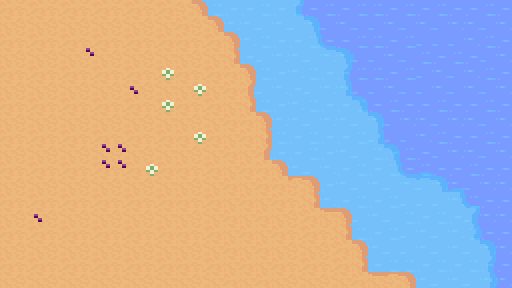

Below is a game level as drawn by its tile map, then a one-line description and the .tmx that defines it (tile-layer data replaced by summaries):
An orthogonal 32x18 tile map with 16x16 px tiles, 5 tile layers (ocean, ocean2, sand, plants, ...), 4 tilesets and 20 objects.

<map version="1.10" tiledversion="1.10.2" orientation="orthogonal" renderorder="right-down" width="32" height="18" tilewidth="16" tileheight="16" infinite="0" nextlayerid="12" nextobjectid="55">
 <tileset firstgid="1" source="../tiles/1_terrain.tsx" />
 <tileset firstgid="1441" source="../tiles/3_plants.tsx" />
 <tileset firstgid="1681" source="../tiles/9_beach.tsx" />
 <tileset firstgid="1969" source="../tiles/palm.tsx" />
 <layer id="2" name="ocean" width="32" height="18">
  <data>[576 cells, 576 non-empty, 8 distinct tile ids]</data>
 </layer>
 <layer id="7" name="ocean2" width="32" height="18">
  <data>[576 cells, 197 non-empty, 18 distinct tile ids]</data>
 </layer>
 <layer id="1" name="sand" width="32" height="18">
  <data>[576 cells, 330 non-empty, 9 distinct tile ids]</data>
 </layer>
 <layer id="4" name="plants" width="32" height="18">
  <data>[576 cells, 4 non-empty, 1 distinct tile ids]</data>
 </layer>
 <objectgroup id="9" name="Object Layer 1">
  <object id="35" gid="1969" x="79.5064" y="183.697" width="64" height="72" />
  <object id="36" gid="1971" x="128.902" y="65.7672" width="64" height="66" />
  <object id="38" gid="1970" x="97.1126" y="135.944" width="64" height="88" />
  <object id="39" gid="1970" x="64.8345" y="102.688" width="64" height="88" />
  <object id="40" gid="1970" x="17.3954" y="264.078" width="64" height="88" />
 </objectgroup>
 <layer id="6" name="fruits" width="32" height="18">
  <data>[576 cells, 9 non-empty, 3 distinct tile ids]</data>
 </layer>
 <objectgroup id="10" name="Palm">
  <object id="41" x="69.936" y="-1.95625" width="85.097" height="183.399" />
  <object id="42" x="151.61" y="0" width="41.0813" height="64.0672" />
  <object id="43" x="16.1391" y="175.085" width="63.5782" height="87.5423" />
 </objectgroup>
 <objectgroup id="11" name="Fish">
  <object id="47" x="301.752" y="87.0532" width="208.341" height="75.8048" />
  <object id="49" x="428.419" y="260.671" width="81.1844" height="24.9422" />
  <object id="51" x="340.877" y="162.858" width="169.705" height="35.2125" />
  <object id="52" x="380.491" y="198.07" width="130.58" height="61.1329" />
  <object id="53" x="256.758" y="-0.489063" width="254.313" height="41.5704" />
  <object id="54" x="276.321" y="42.0594" width="233.772" height="44.9938" />
 </objectgroup>
 <objectgroup id="8" name="Collidables">
  <object id="19" x="36.4328" y="247.763" width="23" height="13.9047" />
  <object id="30" x="100.989" y="168.045" width="23" height="13.9047" />
  <object id="31" x="84.85" y="87.839" width="23" height="13.9047" />
  <object id="32" x="149.895" y="50.6702" width="23" height="13.9047" />
  <object id="33" x="115.661" y="118.65" width="23" height="13.9047" />
  <object id="27" x="60.9375" y="347.656" width="19" height="38" />
 </objectgroup>
</map>
